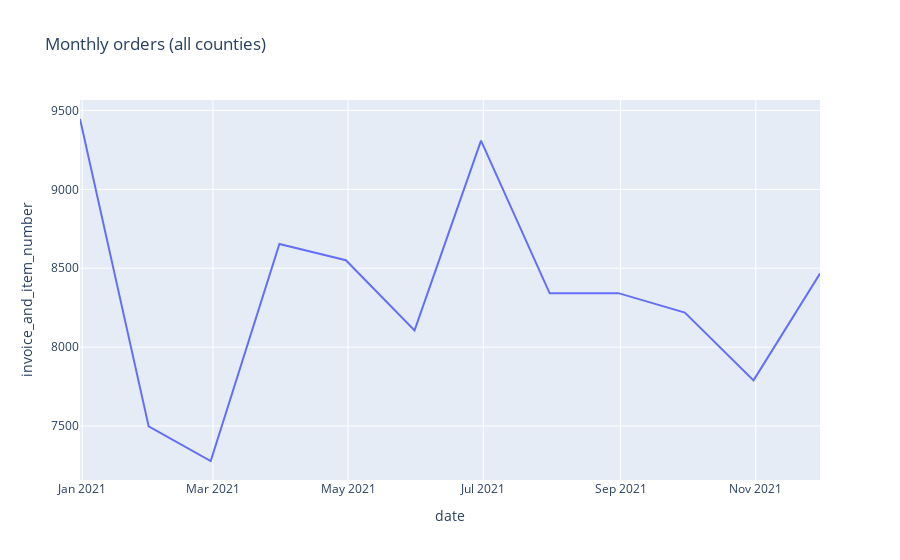

The notebook cell saved with this chart:
### Code cell
px.line(n_orders_per_month, x='date', y='invoice_and_item_number', title='Monthly orders (all counties)')

### Figure 1 — Plotly figure (JSON) as saved in the notebook; plotly's stock layout.template omitted (floating-point values rounded to 4 significant figures)
{"data": [{"hovertemplate": "date=%{x}<br>invoice_and_item_number=%{y}<extra></extra>", "legendgroup": "", "line": {"color": "#636efa", "dash": "solid"}, "marker": {"symbol": "circle"}, "mode": "lines", "name": "", "orientation": "v", "showlegend": false, "type": "scatter", "x": ["2020-12-31T00:00:00", "2021-01-31T00:00:00", "2021-02-28T00:00:00", "2021-03-31T00:00:00", "2021-04-30T00:00:00", "2021-05-31T00:00:00", "2021-06-30T00:00:00", "2021-07-31T00:00:00", "2021-08-31T00:00:00", "2021-09-30T00:00:00", "2021-10-31T00:00:00", "2021-11-30T00:00:00"], "xaxis": "x", "y": [9446, 7497, 7278, 8654, 8551, 8106, 9309, 8341, 8342, 8219, 7789, 8466], "yaxis": "y"}], "layout": {"legend": {"tracegroupgap": 0}, "title": {"text": "Monthly orders (all counties)"}, "xaxis": {"anchor": "y", "domain": [0, 1], "title": {"text": "date"}}, "yaxis": {"anchor": "x", "domain": [0, 1], "title": {"text": "invoice_and_item_number"}}}}
